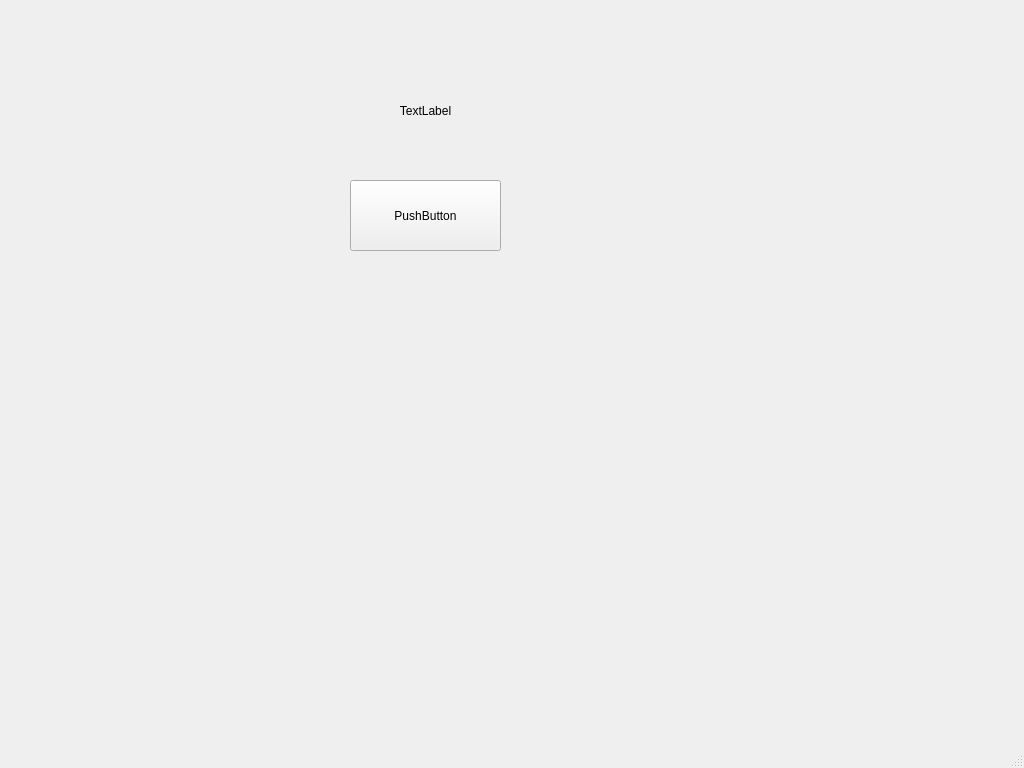
<?xml version="1.0" encoding="UTF-8"?>
<ui version="4.0">
 <class>MainWindow</class>
 <widget class="QMainWindow" name="MainWindow">
  <property name="geometry">
   <rect>
    <x>0</x>
    <y>0</y>
    <width>1024</width>
    <height>768</height>
   </rect>
  </property>
  <property name="windowTitle">
   <string>MainWindow</string>
  </property>
  <widget class="QWidget" name="centralwidget">
   <widget class="QPushButton" name="pushButton">
    <property name="geometry">
     <rect>
      <x>350</x>
      <y>180</y>
      <width>151</width>
      <height>71</height>
     </rect>
    </property>
    <property name="text">
     <string>PushButton</string>
    </property>
   </widget>
   <widget class="QLabel" name="label">
    <property name="geometry">
     <rect>
      <x>350</x>
      <y>60</y>
      <width>151</width>
      <height>101</height>
     </rect>
    </property>
    <property name="text">
     <string>TextLabel</string>
    </property>
    <property name="alignment">
     <set>Qt::AlignmentFlag::AlignCenter</set>
    </property>
    <property name="wordWrap">
     <bool>true</bool>
    </property>
   </widget>
  </widget>
  <widget class="QMenuBar" name="menubar">
   <property name="geometry">
    <rect>
     <x>0</x>
     <y>0</y>
     <width>1024</width>
     <height>24</height>
    </rect>
   </property>
  </widget>
  <widget class="QStatusBar" name="statusbar"/>
 </widget>
 <resources/>
 <connections/>
</ui>
